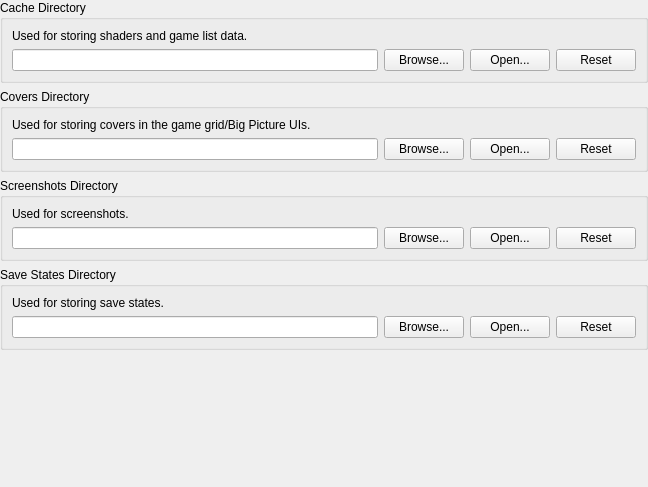
<?xml version="1.0" encoding="UTF-8"?>
<ui version="4.0">
 <class>FolderSettingsWidget</class>
 <widget class="QWidget" name="FolderSettingsWidget">
  <property name="geometry">
   <rect>
    <x>0</x>
    <y>0</y>
    <width>648</width>
    <height>487</height>
   </rect>
  </property>
  <property name="windowTitle">
   <string>Form</string>
  </property>
  <layout class="QVBoxLayout" name="verticalLayout">
   <property name="leftMargin">
    <number>0</number>
   </property>
   <property name="topMargin">
    <number>0</number>
   </property>
   <property name="rightMargin">
    <number>0</number>
   </property>
   <property name="bottomMargin">
    <number>0</number>
   </property>
   <item>
    <widget class="QGroupBox" name="groupBox_3">
     <property name="title">
      <string>Cache Directory</string>
     </property>
     <layout class="QGridLayout" name="gridLayout_3">
      <item row="1" column="0">
       <widget class="QLineEdit" name="cache"/>
      </item>
      <item row="1" column="1">
       <widget class="QPushButton" name="cacheBrowse">
        <property name="text">
         <string>Browse...</string>
        </property>
       </widget>
      </item>
      <item row="1" column="2">
       <widget class="QPushButton" name="cacheOpen">
        <property name="text">
         <string>Open...</string>
        </property>
       </widget>
      </item>
      <item row="1" column="3">
       <widget class="QPushButton" name="cacheReset">
        <property name="text">
         <string>Reset</string>
        </property>
       </widget>
      </item>
      <item row="0" column="0" colspan="4">
       <widget class="QLabel" name="label_3">
        <property name="text">
         <string>Used for storing shaders and game list data.</string>
        </property>
       </widget>
      </item>
     </layout>
    </widget>
   </item>
   <item>
    <widget class="QGroupBox" name="groupBox_4">
     <property name="title">
      <string>Covers Directory</string>
     </property>
     <layout class="QGridLayout" name="gridLayout_4">
      <item row="1" column="0">
       <widget class="QLineEdit" name="covers"/>
      </item>
      <item row="1" column="1">
       <widget class="QPushButton" name="coversBrowse">
        <property name="text">
         <string>Browse...</string>
        </property>
       </widget>
      </item>
      <item row="1" column="2">
       <widget class="QPushButton" name="coversOpen">
        <property name="text">
         <string>Open...</string>
        </property>
       </widget>
      </item>
      <item row="1" column="3">
       <widget class="QPushButton" name="coversReset">
        <property name="text">
         <string>Reset</string>
        </property>
       </widget>
      </item>
      <item row="0" column="0" colspan="4">
       <widget class="QLabel" name="label_4">
        <property name="text">
         <string>Used for storing covers in the game grid/Big Picture UIs.</string>
        </property>
       </widget>
      </item>
     </layout>
    </widget>
   </item>
   <item>
    <widget class="QGroupBox" name="groupBox">
     <property name="title">
      <string>Screenshots Directory</string>
     </property>
     <layout class="QGridLayout" name="gridLayout">
      <item row="1" column="0">
       <widget class="QLineEdit" name="screenshots"/>
      </item>
      <item row="1" column="1">
       <widget class="QPushButton" name="screenshotsBrowse">
        <property name="text">
         <string>Browse...</string>
        </property>
       </widget>
      </item>
      <item row="1" column="2">
       <widget class="QPushButton" name="screenshotsOpen">
        <property name="text">
         <string>Open...</string>
        </property>
       </widget>
      </item>
      <item row="1" column="3">
       <widget class="QPushButton" name="screenshotsReset">
        <property name="text">
         <string>Reset</string>
        </property>
       </widget>
      </item>
      <item row="0" column="0" colspan="4">
       <widget class="QLabel" name="label">
        <property name="text">
         <string>Used for screenshots.</string>
        </property>
       </widget>
      </item>
     </layout>
    </widget>
   </item>
   <item>
    <widget class="QGroupBox" name="groupBox_2">
     <property name="title">
      <string>Save States Directory</string>
     </property>
     <layout class="QGridLayout" name="gridLayout_2">
      <item row="1" column="0">
       <widget class="QLineEdit" name="saveStates"/>
      </item>
      <item row="1" column="1">
       <widget class="QPushButton" name="saveStatesBrowse">
        <property name="text">
         <string>Browse...</string>
        </property>
       </widget>
      </item>
      <item row="1" column="2">
       <widget class="QPushButton" name="saveStatesOpen">
        <property name="text">
         <string>Open...</string>
        </property>
       </widget>
      </item>
      <item row="1" column="3">
       <widget class="QPushButton" name="saveStatesReset">
        <property name="text">
         <string>Reset</string>
        </property>
       </widget>
      </item>
      <item row="0" column="0" colspan="4">
       <widget class="QLabel" name="label_2">
        <property name="text">
         <string>Used for storing save states.</string>
        </property>
       </widget>
      </item>
     </layout>
    </widget>
   </item>
   <item>
    <spacer name="verticalSpacer">
     <property name="orientation">
      <enum>Qt::Vertical</enum>
     </property>
     <property name="sizeHint" stdset="0">
      <size>
       <width>20</width>
       <height>132</height>
      </size>
     </property>
    </spacer>
   </item>
  </layout>
 </widget>
 <connections/>
</ui>
